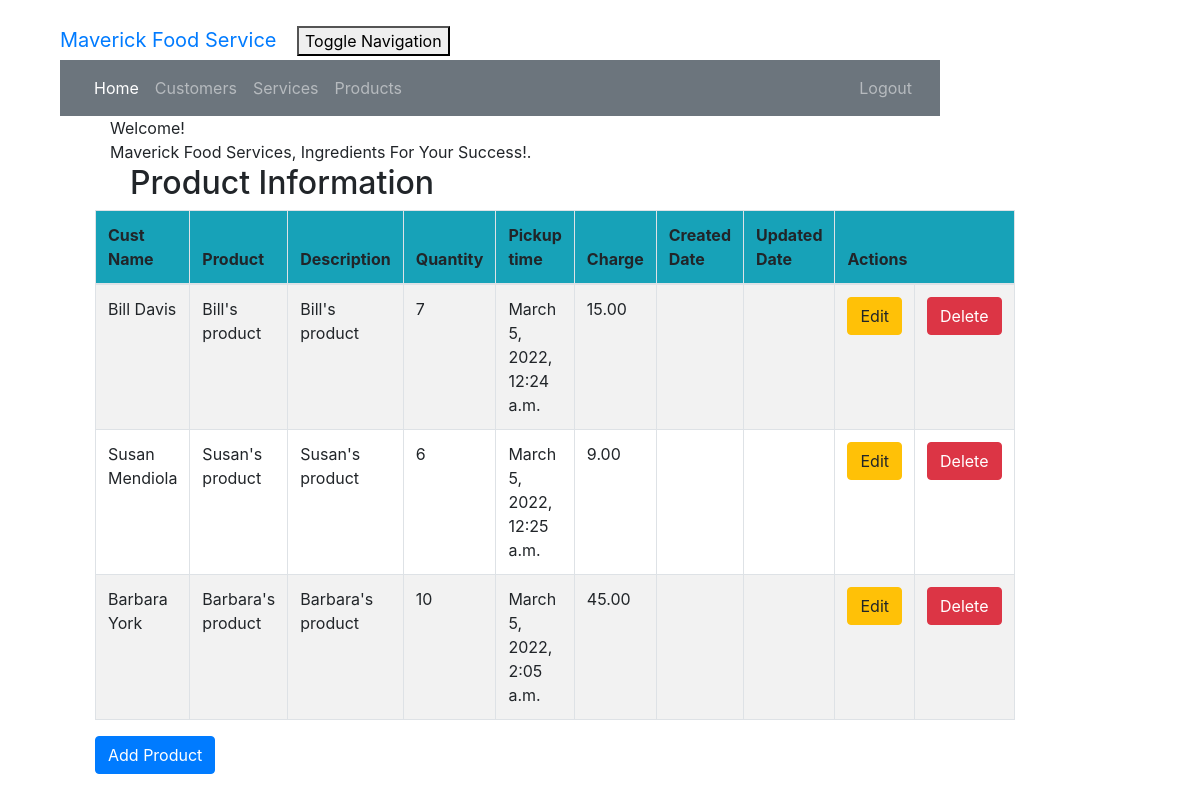
The page /product_list (signed in) on the database its author committed.
### crm/models.py (models this page shows, shortened)
class Product(models.Model):
    cust_name = models.ForeignKey(Customer, on_delete=models.CASCADE, related_name='products')
    product = models.CharField(max_length=100)
    description = models.TextField()
    quantity = models.IntegerField()
    pickup_time = models.DateTimeField(
        default=timezone.now)
    charge = models.DecimalField(max_digits=10, decimal_places=2)
    created_date = models.DateTimeField(
        default=timezone.now)
    updated_date = models.DateTimeField(auto_now_add=True)

class Customer(models.Model):
    cust_name = models.CharField(max_length=50)
    email = models.EmailField(max_length=100)
    phone = models.CharField(max_length=20)
    bldgroom = models.CharField(max_length=100)
    address = models.CharField(max_length=200)
    city = models.CharField(max_length=50)
    state = models.CharField(max_length=50)
    zipcode = models.CharField(max_length=10)
    organization = models.CharField(max_length=100)
    role = models.CharField(max_length=100)
    def __str__ (self):
        return self.cust_name

### crm/views.py (the view)
# urls.py: path('product_list', views.product_list, name='product_list'),
@login_required
def product_list(request):
    products = Product.objects.filter()
    return render(request, 'crm/product_list.html',
                  {'products': products})

### crm/templates/crm/product_list.html (shortened to what this page needs)
<!DOCTYPE html>
<html lang="en">
{%  extends 'crm/base.html' %}
{% block content %}
    <html>
    <head>
    </head>
    <body class="bodylist">
    <div class="container">
        <div class="panel panel-primary">
            <div class="panel-heading">Welcome!</div>
            <div class="panel-body">
                Maverick Food Services, Ingredients For Your Success!.
            </div>
        </div>
    </div>
    <div class="row">
        <h2>Product Information</h2>
    </div>
    <div>
        <table class="table table-striped table-bordered table-hover w-auto">
            <thead>
            <tr class="bg-info">
                <th>Cust Name</th>
                <th>Product</th>
                <th>Description</th>
                <th>Quantity</th>
                <th>Pickup time</th>
                <th>Charge</th>
                <th>Created Date</th>
                <th>Updated Date</th>
                <th colspan="2">Actions</th>
            </tr>
            </thead>
            <tbody>
            {% for product in products %}
                <tr>
                    <td>{{ product.cust_name }}</td>
                    <td>{{ product.product }}</td>
                    <td>{{ product.description }}</td>
                    <td>{{ product.quantity }}</td>
                    <td>{{ product.pickup_time }}</td>
                    <td>{{ product.charge }}</td>
                    <td>{{ product.create_date }}</td>
                    <td>{{ product.update_date }}</td>
                    <td><a href="{%  url 'crm:product_edit' pk=product.pk %}"
                           class="btn btn-warning">Edit</a></td>
                    <td><a href="{%  url 'crm:product_delete' pk=product.pk %}"
                           onclick="return confirm('Are you sure you want to delete?')"
                           class="btn btn-danger">Delete</a>
                    </td>
                </tr>
            {% endfor %}
            </tbody>
        </table>
    </div>
    <div>
        <a href="{%  url 'crm:product_new' %}"><span
                class="btn btn-primary">Add Product</span></a>
    </div>
    </body>
    </html>
{% endblock %}

### crm/static/css/portfolio.css (style rules this page uses)
body { padding-left: 45px; padding-right: 45px; padding-top: 20px; }
.row { padding-left: 50px; }

### rows shown on the page
Product: cust_name "Bill Davis", product "Bill's product", description "Bill's product", quantity "7", pickup_time "March 5, 2022, 12:24 a.m.", charge "15.00"
Product: cust_name "Susan Mendiola", product "Susan's product", description "Susan's product", quantity "6", pickup_time "March 5, 2022, 12:25 a.m.", charge "9.00"
Product: cust_name "Barbara York", product "Barbara's product", description "Barbara's product", quantity "10", pickup_time "March 5, 2022, 2:05 a.m.", charge "45.00"
